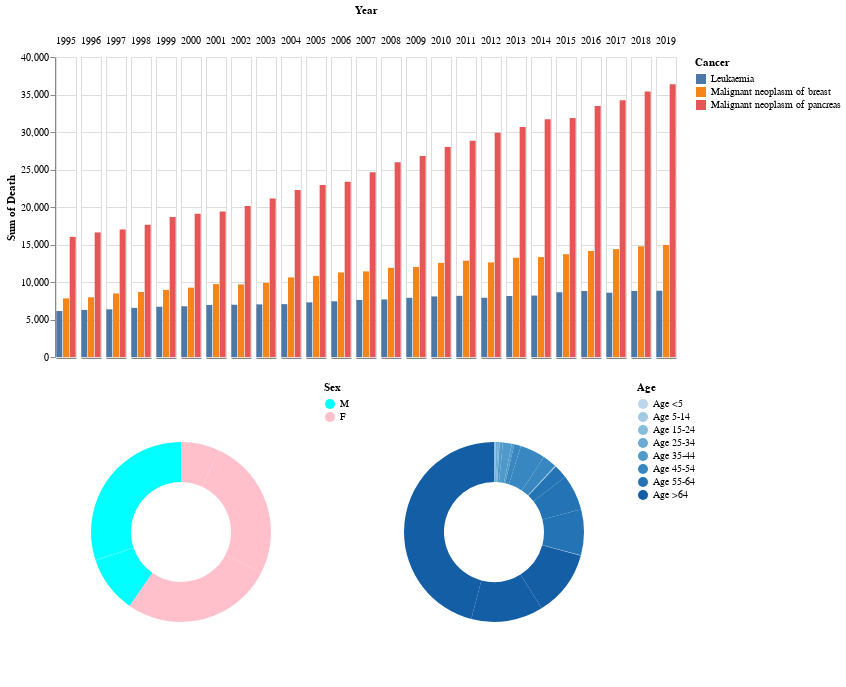

Notebook cell for this chart:
### Markdown cell above
# Problem 4: Coordinated Bar and Donut Charts (25points)
In this problem, you will create three visualizations and concatenate them using both `alt.vconcat` and `alt.hconcat`.
You will also learn how to update coordinated visualizations based on the legend selector.

Please refer to this [demo](https://qianwen.info/demos/chart3.html) for more details.

#### P4.1 A grouped bar chart (5 points)
#### P4.2 Legend selector in the group bar chart (5 points)
#### P4.3 One donut chart for gender groups (5 points); One donut chart for age groups (5 points)
#### P4.4 Updating the two donut charts based on the legend selector in bar chart (5 points).

**reference:**
- grouped bar charts: https://altair-viz.github.io/gallery/grouped_bar_chart.html
- legend selector: https://altair-viz.github.io/gallery/interactive_legend.html
- donut charts: https://altair-viz.github.io/gallery/donut_chart.html

### Code cell
# we selected a limited number of countries and cancers in order to reduce the size of the ipynb you submitted
countries = ['Japan', 'United States of America', 'Thailand', 'Australia']
cancers = ['Malignant neoplasm of breast',
       'Malignant neoplasm of pancreas', 
       'Leukaemia']

# here we use the cancer_df you created in problem 1
df3 = cancer_df_new[cancer_df_new['Country'].isin(countries) & cancer_df_new['Cancer'].isin(cancers)]

# select country through drop-down
country_dropdown = alt.binding_select(options=countries)
country_select = alt.selection_single(fields=['Country'], bind=country_dropdown, name="Select",  init={'Country':countries[0]})

########################
# P4.2 create an altair selector
cancer_selection = alt.selection_single(
    # add your code here
    fields=['Cancer'], 
    bind='legend'
)

base = alt.Chart(df3
).transform_filter(
    country_select
)

bar = base.mark_bar().encode(
    ########################
    # p4.1 create bar chart
    # add you code here
    # the example shows no x-axis labels, tick marks, or title
    x=alt.X('Cancer:N', axis=alt.Axis(title='', labels=False, tickSize=0)),  
    y='sum(Death):Q',
    color='Cancer:N',
    opacity=alt.condition(cancer_selection, alt.value(1), alt.value(0.2)),
    # Qiuanwen suggested changing the column spacing to decrease width of bar chart
    column=alt.Column(
        'Year:N',
        spacing=3
    )
).add_selection(
    country_select
).add_selection(
    #####################
    #  P4.2 add the altair selector to the bar chart legend
    # add you code here
    cancer_selection
).properties(
    width=20
)
# a donut chart for the gender groups
donut1 = base.mark_arc(innerRadius=50, outerRadius=90).encode(
    ########################
    # p4.3 create donut chart
    # add you code here
    theta = 'sum(Death):Q',
    #color = 'Sex:N',
    color = alt.Color('Sex:N', scale=alt.Scale(domain=["M", "F"], range=["aqua", "pink"])),
    tooltip = [
        alt.Tooltip("sum(Death):Q", title="Number of deaths"),
        alt.Tooltip("Cancer:N", title="Cancer type"),
        alt.Tooltip("Sex:N", title="Sex")
    ]
).transform_filter(
    ########################
    # p4.4 update donut chart based on legend selector
    # add you code here 
    cancer_selection
).properties(
    width=250
)

# a donut chart for the age groups
ages = ['Age <5', 'Age 5-14', 'Age 15-24', 'Age 25-34', 'Age 35-44',
       'Age 45-54', 'Age 55-64', 'Age >64']
donut2 = base.mark_arc(innerRadius=50, outerRadius=90).encode(
    ########################
    # p4.3 create donut chart
    # add you code here to create donut chart
    theta = 'sum(Death):Q',
    color = alt.Color('Age:O', sort = ages),
    tooltip = [
        alt.Tooltip("sum(Death):Q", title="Number of deaths"),
        alt.Tooltip("Cancer:N", title="Cancer type"),
        alt.Tooltip("Age:O", title="Age")
    ]
).transform_filter(
    ########################
    # p4.4 update donut chart based on legend selector
    # add you code here 
    cancer_selection
).properties(
    width=250
)

donut = alt.hconcat(donut1, donut2).resolve_scale(
    # two donut charts should use different color schema
    color='independent'
)

chart3 = alt.vconcat(bar, donut
).resolve_scale(
    color='independent'
)

chart3

### Figure 1 — Vega-Lite specification as saved in the notebook (floating-point values rounded to 4 significant figures; data arrays with more than 128 entries replaced by an {"elided": "..."} marker saying what was removed)
{"config": {"view": {"continuousWidth": 400, "continuousHeight": 300}}, "vconcat": [{"mark": "bar", "encoding": {"color": {"field": "Cancer", "type": "nominal"}, "column": {"field": "Year", "spacing": 3, "type": "nominal"}, "opacity": {"condition": {"value": 1, "selection": "selector008"}, "value": 0.2}, "x": {"axis": {"labels": false, "tickSize": 0, "title": ""}, "field": "Cancer", "type": "nominal"}, "y": {"aggregate": "sum", "field": "Death", "type": "quantitative"}}, "selection": {"Select": {"type": "single", "fields": ["Country"], "bind": {"input": "select", "options": ["Japan", "United States of America", "Thailand", "Australia"]}, "init": {"Country": "Japan"}}, "selector008": {"type": "single", "fields": ["Cancer"], "bind": "legend"}}, "transform": [{"filter": {"selection": "Select"}}], "width": 20}, {"hconcat": [{"mark": {"type": "arc", "innerRadius": 50, "outerRadius": 90}, "encoding": {"color": {"field": "Sex", "scale": {"domain": ["M", "F"], "range": ["aqua", "pink"]}, "type": "nominal"}, "theta": {"aggregate": "sum", "field": "Death", "type": "quantitative"}, "tooltip": [{"aggregate": "sum", "field": "Death", "title": "Number of deaths", "type": "quantitative"}, {"field": "Cancer", "title": "Cancer type", "type": "nominal"}, {"field": "Sex", "title": "Sex", "type": "nominal"}]}, "transform": [{"filter": {"selection": "Select"}}, {"filter": {"selection": "selector008"}}], "width": 250}, {"mark": {"type": "arc", "innerRadius": 50, "outerRadius": 90}, "encoding": {"color": {"field": "Age", "sort": ["Age <5", "Age 5-14", "Age 15-24", "Age 25-34", "Age 35-44", "Age 45-54", "Age 55-64", "Age >64"], "type": "ordinal"}, "theta": {"aggregate": "sum", "field": "Death", "type": "quantitative"}, "tooltip": [{"aggregate": "sum", "field": "Death", "title": "Number of deaths", "type": "quantitative"}, {"field": "Cancer", "title": "Cancer type", "type": "nominal"}, {"field": "Age", "title": "Age", "type": "ordinal"}]}, "transform": [{"filter": {"selection": "Select"}}, {"filter": {"selection": "selector008"}}], "width": 250}], "resolve": {"scale": {"color": "independent"}}}], "data": {"name": "data-793a98a8d79f4328a8ce01f5e67b7adf"}, "resolve": {"scale": {"color": "independent"}}, "$schema": "https://vega.github.io/schema/vega-lite/v4.17.0.json", "datasets": {"data-793a98a8d79f4328a8ce01f5e67b7adf": {"elided": "4464 records"}}}
